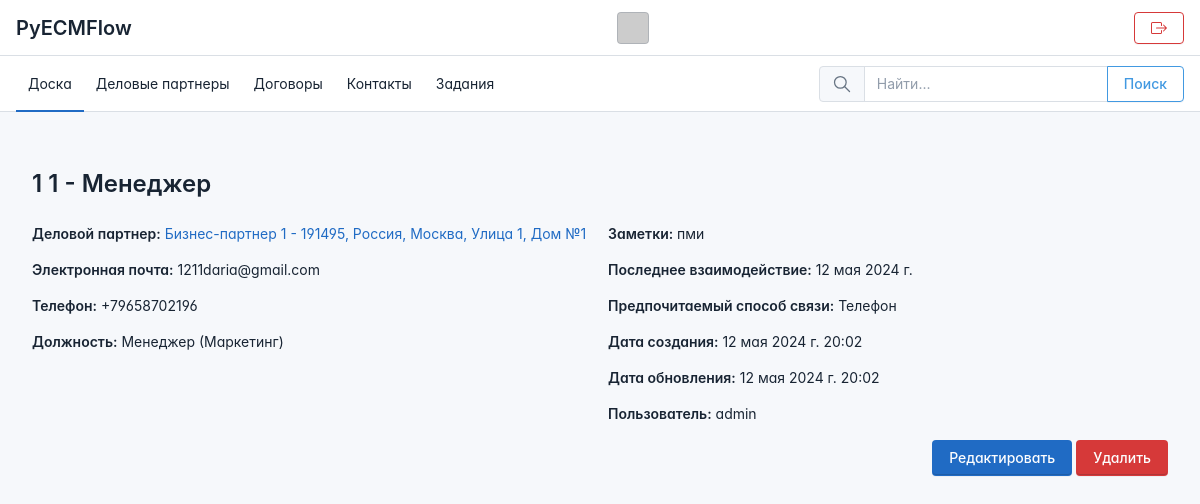
The app's page /contacts/1/ with its own data.
### apps/contact/models.py (models this page shows, shortened)
class Contact(models.Model):
    TITLE_CHOICES = [
        ('Менеджер', 'Менеджер'),
        ('Директор', 'Директор'),
        ('Представитель', 'Представитель'),
        ('Другой', 'Другой'),
    ]
    DEPARTMENT_CHOICES = [
        ('Продажи', 'Продажи'),
        ('Маркетинг', 'Маркетинг'),
        ('IT', 'IT'),
        ('Финансы', 'Финансы'),
        ('HR', 'HR'),
        ('Другое', 'Другое'),
    ]
    PREFERRED_COMMUNICATION_CHOICES = [
        ('Электронная почта', 'Электронная почта'),
        ('Телефон', 'Телефон'),
        ('Текст', 'Текст'),
        ('Лично', 'Лично'),
    ]
    first_name = models.CharField(max_length=50, default='', verbose_name='Имя')
    last_name = models.CharField(max_length=50, default='', verbose_name='Фамилия')
    email = models.EmailField(max_length=100, null=True, blank=True, verbose_name='Электронная почта')
    phone = models.CharField(max_length=20, null=True, blank=True, verbose_name='Телефон')
    title = models.CharField(max_length=50, choices=TITLE_CHOICES, null=True, blank=True,
                             verbose_name='Должность')
    department = models.CharField(max_length=50, choices=DEPARTMENT_CHOICES, null=True, blank=True,
                                  verbose_name='Отдел')
    business_partner = models.ForeignKey('business_partner.BusinessPartner', on_delete=models.CASCADE,
                                         related_name='contacts', null=True, blank=True,
                                         verbose_name='Контрагент')
    address = models.CharField(max_length=200, null=True, blank=True, verbose_name='Адрес')
    notes = models.TextField(null=True, blank=True, verbose_name='Примечания')
    last_contacted = models.DateField(default=date.today, verbose_name='Последнее взаимодействие')
    preferred_communication = models.CharField(max_length=50,
                                               choices=PREFERRED_COMMUNICATION_CHOICES, null=True,
                                               blank=True, verbose_name='Предпочтительный способ связи')
    created_at = models.DateTimeField(auto_now_add=True, verbose_name='Дата создания')
    updated_at = models.DateTimeField(auto_now=True, verbose_name='Дата обновления')
    user = models.ForeignKey(User, on_delete=models.CASCADE, null=True, blank=True,
                             verbose_name='Пользователь')

### apps/business_partner/models.py (models this page shows, shortened)
class BusinessPartner(models.Model):
    INDUSTRY_CHOICES = [
        ('Производство', 'Производство'),
        ('Розничная торговля', 'Розничная торговля'),
        ('Здравоохранение', 'Здравоохранение'),
        ('IT', 'IT'),
        ('Финансы', 'Финансы'),
        ('Образование', 'Образование'),
        ('Строительство', 'Строительство'),
        ('Транспорт', 'Транспорт'),
        ('Сельское хозяйство', 'Сельское хозяйство'),
        ('Энергетика', 'Энергетика'),
        ('Банк', 'Банк'),
    ]
    PRIMARY_ROLE_CHOICES = [
        ('покупатель', 'Покупатель'),
        ('поставщик', 'Поставщик'),
        ('партнер', 'Партнер'),
        ('Банк', 'Банк'),
    ]
    SECONDARY_ROLE_CHOICES = [
        ('покупатель', 'Покупатель'),
        ('поставщик', 'Поставщик'),
        ('партнер', 'Партнер'),
        ('Банк', 'Банк'),
        ('-', '-'),
    ]
    STATUS_CHOICES = [
        ('Архив', 'Архив'),
        ('Заблокирован', 'Заблокирован'),
        ('Проверен', 'Проверен'),
    ]
    RESIDENCE_CHOICES = [
        ('Да', 'Да'),
        ('Нет', 'Нет'),
    ]
    name = models.CharField(max_length=100, default='', verbose_name='Наименование')
    residence = models.CharField(max_length=100, default='', verbose_name='Резидент')
    vat = models.CharField(max_length=100, default='', verbose_name='Регистрационный номер')
    email = models.EmailField(max_length=100, default='', verbose_name='Электронная почта')
    phone = models.CharField(max_length=20, default='', verbose_name='Телефон')
    country = models.CharField(max_length=100, default='', verbose_name='Страна')
    postcode = models.CharField(max_length=20, default='', verbose_name='Индекс')
    city = models.CharField(max_length=100, default='', verbose_name='Город')
    street_name = models.CharField(max_length=200, default='', verbose_name='Улица')
    house_number = models.CharField(max_length=20, default='', verbose_name='Дом')
    industry = models.CharField(max_length=200, default='', verbose_name='Вид деятельности')
    primary_role = models.CharField(max_length=100, default='', verbose_name='Роль')
    secondary_role = models.CharField(max_length=100, default='', verbose_name='Доп. роль')
    status = models.CharField(max_length=100, default='', verbose_name='Статус')
    created_at = models.DateTimeField(auto_now_add=True, verbose_name='Создан')
    updated_at = models.DateTimeField(auto_now=True, verbose_name='Обновлен')
    user = models.ForeignKey(User, on_delete=models.CASCADE, related_name='customers',
                             null=True, verbose_name='Пользователь')
    def get_full_address(self):
        return f"{self.postcode}, {self.country}, {self.city}, {self.street_name}, {self.house_number}"

### apps/contact/views.py (the view)
# urls.py: path('contacts/<int:pk>/', views.contact_detail, name='contact_detail'),
def contact_detail(request, pk):
    contact = get_object_or_404(Contact, pk=pk)
    return render(request, 'apps/contact/contact_detail.html', {'contact': contact})

### templates/apps/contact/contact_detail.html
{% extends 'base.html' %}
{% block content %}
<div class="container my-5">
    <div class="row">
        <div class="col-12">
            <h1 class="mb-4">{{ contact.first_name }} {{ contact.last_name }} - {{ contact.title }}</h1>
        </div>
    </div>
    <div class="row">
        <div class="col-md-6">
            <p><strong>Деловой партнер:</strong> {% if contact.business_partner and contact.business_partner.pk %}
                <a href="{% url 'business_partner:businesspartner_detail' contact.business_partner.pk %}">{{ contact.business_partner.name }} - {{ contact.business_partner.get_full_address }}</a>
                {% else %}
                Отсутсвует
                {% endif %}
            <p><strong>Электронная почта:</strong> {{ contact.email}}</p>
            <p><strong>Телефон:</strong> {{ contact.phone }}</p>
            <p><strong>Должность:</strong> {{ contact.title }} ({{ contact.department }})</p>
        </div>
        <div class="col-md-6">
            <p><strong>Заметки:</strong> {{ contact.notes }}</p>
            <p><strong>Последнее взаимодействие:</strong> {% if contact.last_contacted %}{{ contact.last_contacted }}{% else %}Never{% endif %}</p>
            <p><strong>Предпочитаемый способ связи:</strong> {{ contact.get_preferred_communication_display }}</p>
            <p><strong>Дата создания:</strong> {{ contact.created_at }}</p>
            <p><strong>Дата обновления:</strong> {{ contact.updated_at }}</p>
            <p><strong>Пользователь:</strong> {{ contact.user.username }}</p>
        </div>
    </div>
    <div class="row">
        <div class="col-12 text-end">
            <a href="{% url 'contact:contact_update' contact.pk %}" class="btn btn-primary">Редактировать</a>
            <a href="{% url 'contact:contact_delete' contact.pk %}" class="btn btn-danger">Удалить</a>
        </div>
    </div>
</div>
{% endblock %}

### templates/base.html (style rules this page uses)
:root { --tblr-font-sans-serif: 'Inter Var', -apple-system, BlinkMacSystemFont, San Francisco, Segoe UI, Roboto, Helvetica Neue, sans-serif; }
body { font-feature-settings: "cv03", "cv04", "cv11"; }

### records on screen
Contact: first_name "1", last_name "1", title "Менеджер", business_partner.name "Бизнес-партнер 1", business_partner.get_full_address "191495, Россия, Москва, Улица 1, Дом №1", email "1211daria@gmail.com", phone "+79658702196", department "Маркетинг", notes "пми", last_contacted "12 мая 2024 г.", preferred_communication "Телефон", created_at "12 мая 2024 г. 20:02", updated_at "12 мая 2024 г. 20:02", user.username "admin"
